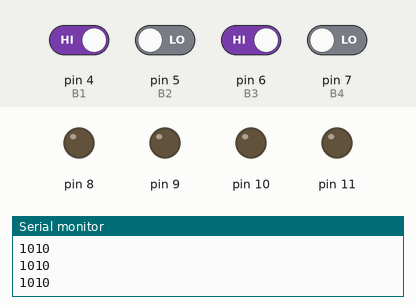
This sketch was run on a simulated Arduino Uno, built with avr-gcc and run on an emulated ATmega328P. Parts: output pins drawn as LEDs (lit = HIGH), the last lines printed to the serial monitor. The inputs (shaded band) are chosen by the test bench; at power-on: pin 4 (B1), pin 6 (B3) HIGH, pin 5 (B2), pin 7 (B4) LOW.

Above: at 1.2 s.
1.3 s: pin 4 (B1) driven LOW and pin 5 (B2) driven HIGH
At 2.5 s:
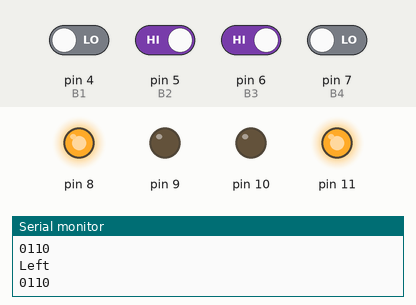
2.8 s: pin 6 (B3) driven LOW and pin 7 (B4) driven HIGH
At 3.9 s:
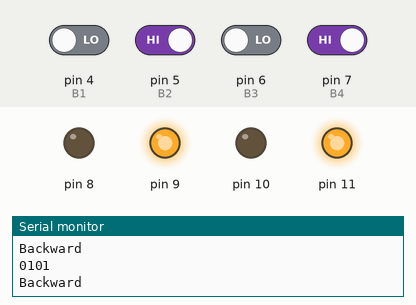
Timing chart, 0 to 5.8 s (numbered marks = the images above; inputs shaded):
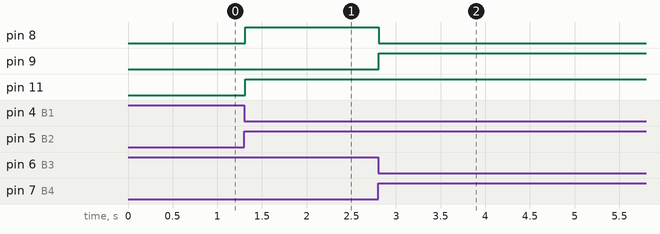

The sketch:

Final_code_for_Swarm_Slave_robo.ino
```cpp
#define B1 4
#define B2 5
#define B3 6
#define B4 7
void setup() {
  Serial.begin(9600);
  pinMode(8,OUTPUT);
  pinMode(9,OUTPUT);
  pinMode(10,OUTPUT);
  pinMode(11,OUTPUT);
  pinMode(B1,INPUT);
  pinMode(B2,INPUT);
  pinMode(B3,INPUT);
  pinMode(B4,INPUT);
  pinMode(A0,INPUT);
  pinMode(A1,INPUT);
}

  void moveRobot(String motion)
  {
    if(motion == "Backward")
    {
      digitalWrite(8,HIGH);
      digitalWrite(9,LOW);
      digitalWrite(10,HIGH);
      digitalWrite(11,LOW);
      Serial.println("Forward");
    }

     if(motion == "Forward")
    {
      digitalWrite(8,LOW);
      digitalWrite(9,HIGH);
      digitalWrite(10,LOW);
      digitalWrite(11,HIGH);
      Serial.println("Backward");
    }

     if(motion == "Right")
    {
      digitalWrite(8,HIGH);
      digitalWrite(9,LOW);
      digitalWrite(10,LOW);
      digitalWrite(11,HIGH);
      Serial.println("Left");
    }

     if(motion == "Left")
    {
      digitalWrite(8,LOW);
      digitalWrite(9,HIGH);
      digitalWrite(10,HIGH);
      digitalWrite(11,LOW);
      Serial.println("Right");
    }

     if(motion == "Stop")
    {
      digitalWrite(8,LOW);
      digitalWrite(9,LOW);
      digitalWrite(10,LOW);
      digitalWrite(11,LOW);
      Serial.println("Stop");
    }

   }


void loop() {
  int D1= digitalRead(B1);
  int D2= digitalRead(B2);
  int D3= digitalRead(B3);
  int D4= digitalRead(B4);
  Serial.println(String(D1)+String(D2)+String(D3)+String(D4));
  if((D1 == 0) && (D2 == 1) && (D3 == 0) && (D4 == 1)){
    moveRobot("Forward");
  }

   if((D1 == 0) && (D2 == 0) && (D3 == 0) && (D4 == 0)){
    moveRobot("Stop");
  }

   if((D1 ==0) && (D2 == 1) && (D3 == 1) && (D4 == 0)){
    moveRobot("Right");
  }
   if((D1 == 1) && (D2 == 0) && (D3 == 0) && (D4 == 1)){
    moveRobot("Left");
  }


}
```

Measured:
- after the input at 1.3 s, pin 8, pin 11: LOW → HIGH at once
- after the input at 2.8 s, pin 8: HIGH → LOW at once; pin 9: LOW → HIGH at once
